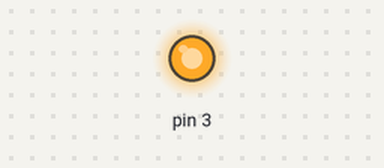
This sketch was run on a simulated Arduino Uno, built with avr-gcc and run on an emulated ATmega328P. Parts: output pins drawn as LEDs (lit = HIGH).

Above: at 12.8 s.
At 28.5 s:
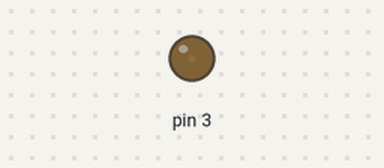
Timing chart, 0 to 40.0 s (numbered marks = the images above):
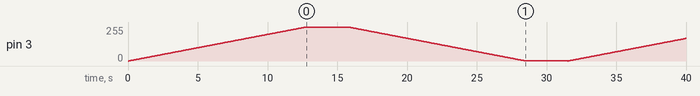

The sketch:

SlowOnOffFunctions.ino
```cpp
void setup() {
  // put your setup code here, to run once:
  pinMode(3, OUTPUT);
}

void loop() {
  // put your main code here, to run repeatedly:
  turnOn();

  delay(3000);

  turnOff();

  delay(3000);
}

void turnOn(){
  for (int i = 0; i < 255; i++) {
    analogWrite(3, i);
    delay(50);
  }
}

void turnOff(){
  for (int i = 255; i > 0; i--) {
    analogWrite(3, i);
    delay(50);
  }
}
```
